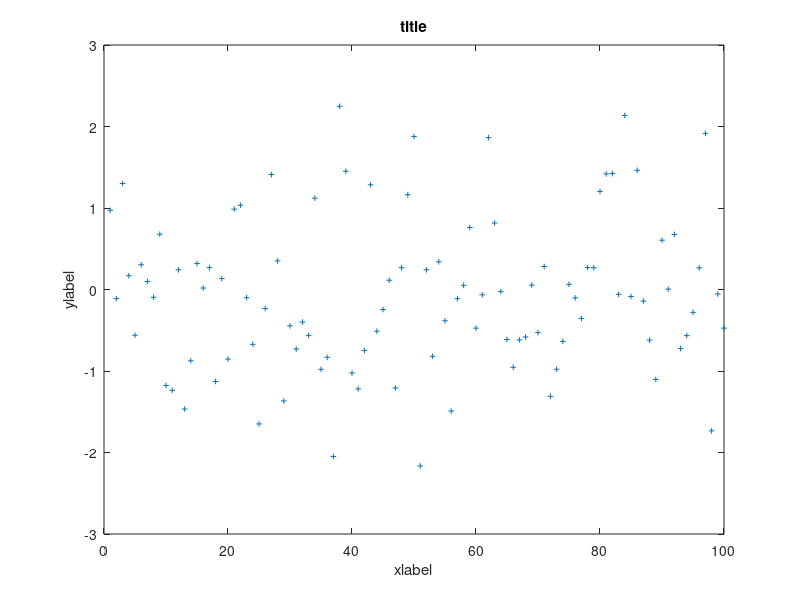

Source code (MATLAB): (Note: this script raises an error after producing the figure.)
% Usage:
%       htext = bordertext( 'Position', 'YourText');
%       htext = bordertext( 'Position', 'YourText', '[FormatString]' );
%       htext = bordertext( 'Position', 'YourText', 'Prop1', Value1, 'Prop2', Value2, ... );
%
%       run 'bordertext' without arguments to see an example.
%   
% Position:
%                'topleft'           'top'          'topright'
%       'lefttop'|-------------------------------------------|'righttop'
%                |                                           |
%          'left'|                  'center'                 |'right'
%                |                                           |
%    'leftbottom'|-------------------------------------------|'rightbottom'
%                'bottomleft'       'bottom'     'bottomright'
% 
%       This 'Position'-string can be prefixed with 'inner' or 'figure'.
%       e.g: 'innertopleft' or 'figurebottomright'
%
%       'Position' can also be an [ X Y ]-position wrt the current axis.
%
% Text:
%   Your own string:    'Hello world'
%   or with more lines: 'Hello World\nNice weather\nisn''t it?'
%   or with more lines: {'Hello World','Nice weather','isn''t it?'}
%
% FormatString:
%   FontSize:           [%f] (any positive floatingpoint value)
%   FontAttributes:      [B]  [I]  [L]  [T] (Bold, Italic, Latex, Tex)
%   FontColors:          [w]  [k]  [r]  [g]  [b]  [c]  [m]  [y]
%   FontColors:         [fw] [fk] [fr] [fg] [fb] [fc] [fm] [fy]
%   BackgroundColors:   [bw] [bk] [br] [bg] [bb] [bc] [bm] [by]
%   EdgeColors:         [ew] [ek] [er] [eg] [eb] [ec] [em] [ey]
%   TextRotation:       [R%f] (any floatingpoint value)    
%   HorizontalAlignment:[Hl] [Hc] [Hr]  (normally you don't need these)
%   VerticalAlignment:  [Vb] [Vm] [Vt]  (normally you don't need these)
%
%   Examples:
%     bordertext( 'innertopleft', '1^r^s^t line\n2^n^d line', '[B][I][T][fr][bg][ek][14][R10]' );
%     bordertext( 'innertopleft', '1^r^s^t line\n2^n^d line', 'B I T fr bg ek 14 R10' );
%
% Example with matlab syntax:
%   bordertext( 'innertopleft', {'1^r^s^t line','2^n^d line'}, ...
%     'FontWeight', 'Bold', 'FontAngle', 'Italic', 'Interpret', 'Tex', ...
%     'Color', 'r', 'BackgroundColor', 'g', 'EdgeColor', [0 0 0], ...
%     'FontSize', 14, 'Rotation', 10 );
%      
% To remove a bordertext-string from the figure:
%   bordertext( 'Position', '' );   example: bordertext( 'innertopleft', '' );
%
% Last release:
% V 2.06  10-09-2013  Support syntax: bordertext( 'top', 'hello', 'Color', [1 0 0], 'FontSize', 20 );
%
% Author:   Jan G. de Wilde     email: jan.dewilde@nl.thalesgroup.com
%           Thales Nederland B.V.

% V 1.00  22-09-2006  First release.
% V 2.00  01-04-2013  Text stays on axis, also while zooming, panning or resizing.
% V 2.01  04-04-2013  Fix for reverse X- and Y-axes.
% V 2.02  05-04-2013  Some bugfixes.
% V 2.03  10-04-2013  More flexible in interpreting 'FormatString'.
% V 2.04  12-04-2013  Now able to handle linked-axes.
% V 2.05  16-04-2013  Make '[ X Y ]'-text invisible outside axis.
% V 2.06  10-09-2013  Support matlab syntax: bordertext( 'top', 'hello', 'Color', [1 0 0], 'FontSize', 20 );
%                     text.Margin = eps; coloured background looks nicer.

%function h = bordertext( pos, txt, FormatString )
%function h = bordertext( pos, txt, 'Property1', Value1, 'Property2', Value2, ... )
function h = bordertext( varargin )
VERSION = 'V 2.06  10-09-2013';

if nargin == 0, % Help, Test and Debug mode
    doc bordertext
    
    figure(999);	clf('reset');
    plot( randn(1,100), '+', 'MarkerSize', 4 );	axis([ 0 100 -3 3 ]);   pan on;
%     set(gca,'XDir','reverse');   set(gca,'YDir','reverse');
%     imagesc(rand(25),[-1 1]); colormap(gray); axis auto tight square
    title('title');   xlabel('xlabel');   ylabel('ylabel');

    bordertext('topleft','topleft');
    bordertext('top','top');
    bordertext('topright','topright');
    bordertext('righttop','righttop');
    bordertext('right','right');
    bordertext('rightbottom','rightbottom');
    bordertext('bottomright','bottomright');
    bordertext('bottom','bottom');
    bordertext('bottomleft','bottomleft');
    bordertext('leftbottom','leftbottom');
    bordertext('left','left');
    bordertext('lefttop','lefttop');
    bordertext('center','center');
    
    bordertext('innertopleft','innertopleft');
    bordertext('innertop','innertop');
    bordertext('innertopright','innertopright');
    bordertext('innerrighttop','innerrighttop');
    bordertext('innerright','innerright');
    bordertext('innerrightbottom','innerrightbottom');
    bordertext('innerbottomright','innerbottomright');
    bordertext('innerbottom','innerbottom');
    bordertext('innerbottomleft','innerbottomleft');
    bordertext('innerleftbottom','innerleftbottom');
    bordertext('innerleft','innerleft');
    bordertext('innerlefttop','innerlefttop');
    
    bordertext('figuretopleft','figuretopleft');
    bordertext('figuretop','figuretop');
    bordertext('figuretopright','figuretopright');
    bordertext('figurerighttop','figurerighttop');
    bordertext('figureright','figureright');
    bordertext('figurerightbottom','figurerightbottom');
    bordertext('figurebottomright','figurebottomright');
    bordertext('figurebottom','figurebottom');
    bordertext('figurebottomleft','figurebottomleft');
    bordertext('figureleftbottom','figureleftbottom');
    bordertext('figureleft','figureleft');
    bordertext('figurelefttop','figurelefttop');
    bordertext('figurecenter','figurecenter');
    
    bordertext([50  2.0],'h = bordertext( ''Position'', ''Text'' [,''FormatString'' ])','[r][13][Hc]');
    bordertext([50  1.5],'h = bordertext( ''Position'', ''Text'' [,''Property1'', Value1, ... ])','[r][13][Hc]');
    bordertext([50 -2.0], VERSION,'[m][13][Hc]');

    return
end

ax      = axis;
curr_ax = gca;
fnr     = gcf;
Xrev    = strcmp( get( curr_ax, 'XDir' ), 'reverse' );   % V 2.01
Yrev    = strcmp( get( curr_ax, 'YDir' ), 'reverse' );

% Parse inputs
if nargin >= 1, pos         = varargin{1};  end
if nargin >= 2, txt         = varargin{2};  end
if nargin == 3, FormatStr   = varargin{3};  end
if nargin >= 4, 
    for ind = 3 : 2 : length( varargin ) - 1,
        FormatStr.(varargin{ind}) = varargin{ind+1};
    end
end

% This is the CallBack-function while zooming, panning or resizing
if nargin == 1, 
    if strcmp( pos, 'callback' ),    
        % from GetLinkedAxes() ...
        tmp = getappdata( curr_ax );    % V 2.04
        if isfield( tmp, 'graphics_linkaxes' ),
            Targets = get( tmp.graphics_linkaxes, 'Targets' );
            
            linked_axes = NaN( 1, length( Targets ) );
            for iTargets = 1 : length( Targets ),
                tmpChildren             = get( Targets( iTargets ), 'Children' );
                linked_axes( iTargets ) = get( tmpChildren(1), 'Parent' );
            end
        else
            linked_axes = curr_ax;
        end

        for curr_ax = linked_axes,    % V 2.04
            UserData    = get( curr_ax, 'UserData' );
            if ~isfield( UserData, 'BordertextHandles' ),   return;   end
            
            bt_handles  = UserData.BordertextHandles;
            if isfield( bt_handles, 'userdefined' ),    % V 2.05
                for htxt = UserData.BordertextHandles.userdefined,
                    if ishandle( htxt )
                        pos = get( htxt, 'Position' );
                        if pos(1) < ax(1) || pos(1) > ax(2) || ...
                           pos(2) < ax(3) || pos(2) > ax(4),
                            set( htxt, 'Visible', 'off' );
                        else
                            set( htxt, 'Visible', 'on' );
                        end
                    end
                end
            end
            
            AllFields = fieldnames( bt_handles );
            for iflds = 1 : length( AllFields ),
                FieldName = AllFields( iflds ); FieldName = FieldName{1};
                th = UserData.BordertextHandles.( FieldName );
                if ~ishandle( th ),   continue;   end
                
                if strncmpi( FieldName, 'inner', 5 ),
                    FieldName = FieldName( 6 : end );
                end
                
                Xnew = NaN;   Ynew = NaN;   Znew = 0;
                switch FieldName,
                    case 'topleft',     Xnew = ax(1+Xrev);          Ynew = ax(4-Yrev);
                    case 'top',         Xnew = (ax(1)+ax(2))/2;     Ynew = ax(4-Yrev);
                    case 'topright',    Xnew = ax(2-Xrev);          Ynew = ax(4-Yrev);
                    case 'righttop',    Xnew = ax(2-Xrev);          Ynew = ax(4-Yrev);
                    case 'right',       Xnew = ax(2-Xrev);          Ynew = (ax(3)+ax(4))/2;
                    case 'rightbottom', Xnew = ax(2-Xrev);          Ynew = ax(3+Yrev);
                    case 'bottomright', Xnew = ax(2-Xrev);          Ynew = ax(3+Yrev);
                    case 'bottom',      Xnew = (ax(1)+ax(2))/2;     Ynew = ax(3+Yrev);
                    case 'bottomleft',  Xnew = ax(1+Xrev);          Ynew = ax(3+Yrev);
                    case 'leftbottom',  Xnew = ax(1+Xrev);          Ynew = ax(3+Yrev);
                    case 'left',        Xnew = ax(1+Xrev);          Ynew = (ax(3)+ax(4))/2;
                    case 'lefttop',     Xnew = ax(1+Xrev);          Ynew = ax(4-Yrev);
                    case 'center',      Xnew = (ax(1)+ax(2))/2;     Ynew = (ax(3)+ax(4))/2;
                    otherwise,          % skip
                end
                if ~isnan( Xnew ),   set( th, 'Position', [ Xnew Ynew Znew ] );   end
            end
        end
    else
        fprintf('Usage: htext = bordertext( ''Position'', ''YourText'', ''[FormatString]'' );\n');
        fprintf('Usage: htext = bordertext( ''Position'', ''YourText'', FormatStruct );\n');
        fprintf('Usage: htext = bordertext( ''Position'', ''YourText'', ''Propery1'', Value1, ... );\n');
        error('Too few arguments.');
    end
    
    return
end

if nargin == 2,   FormatStr = [];   end

% Make once in each figure an invisisible axes for text on 'figure'-level.
UserData = get( fnr, 'UserData' );
if ~isfield( UserData, 'BordertextHandles' ) || ~ishandle( UserData.BordertextHandles ),
    UserData.BordertextHandles.h_axes = axes( 'Unit', 'Normalized', ...
        'Position', [0 0 1 1], 'Visible', 'off', 'Nextplot', 'add', 'Hittest','off');
    set( fnr, 'UserData', UserData, 'CurrentAxes', curr_ax );
end
h_axes = UserData.BordertextHandles.h_axes;

if ~ischar( pos ),
   UserPos = pos;   pos = 'userdefined';
end

%% Interpret/decode the FormatStruct / FormatString
if ~isempty( FormatStr )  &&  ~isstruct( FormatStr ),
    FormatString = FormatStr;   FormatStr = [];   % V 2.06
    FormatString( FormatString == '[' ) = ' ';
    FormatString( FormatString == ']' ) = ' ';
    
    SpacePos = find( FormatString == ' ' );
    SpacePos = [ 0 SpacePos length(FormatString)+1 ];
    
    for i = 1 : length( SpacePos ) - 1,        
        cmd = FormatString( SpacePos(i)+1 : SpacePos(i+1)-1 ) ;
        cmd( isspace( cmd ) ) = '';
        if isempty( cmd ), 	 continue;   end

        switch cmd,            
            case 'B',   FormatStr.FontWeight    = 'Bold';   % Bold
            case 'I',   FormatStr.FontAngle     = 'Italic'; % Italic
            case 'L',   FormatStr.Interpreter   = 'Latex';  % Latex interpreter
            case 'T',   FormatStr.Interpreter   = 'Tex';    % Tex interpreter
                
            case {'w','k','r','g','b','c','m','y'},         % FontColors
                FormatStr.Color = cmd;

            case {'fw','fk','fr','fg','fb','fc','fm','fy'},	% FontColors
                FormatStr.Color = cmd(2);
                
            case {'bw','bk','br','bg','bb','bc','bm','by'},	% BackgroundColors
                FormatStr.BackgroundColor = cmd(2);   
                
            case {'ew','ek','er','eg','eb','ec','em','ey'}, % EdgeColors
                FormatStr.EdgeColor = cmd(2);     
                
            case 'Hl',	FormatStr.HorizontalAlignment = 'left';       % Alignments
            case 'Hc',  FormatStr.HorizontalAlignment = 'center';
            case 'Hr',  FormatStr.HorizontalAlignment = 'right';
                
            case 'Vb',  FormatStr.VerticalAlignment  = 'bottom';
            case 'Vm',  FormatStr.VerticalAlignment  = 'middle';
            case 'Vt',  FormatStr.VerticalAlignment  = 'top';
                
            otherwise,
                if cmd(1) == 'R',               % Rotation
                    FormatStr.Rotation   = str2double( cmd( 2 : end ) );
                    continue;
                end
                
                tmp = abs( str2double( cmd ) ); % FontSize
                if isnan( tmp ),
                    fprintf('%s :: Unrecognized substring: ''%s''\n', ...
                        mfilename, cmd );
                else
                    FormatStr.FontSize = tmp;
                end
        end
    end
end

% Coordinates in HiddenAxis
if strncmpi( pos, 'figure', 6 ),
    set( fnr, 'CurrentAxes', h_axes );
    xpos_left = 0.0;    xpos_middle = 0.5;    xpos_right  = 1.0;
    ypos_top  = 1.0;    ypos_middle = 0.5;    ypos_bottom = 0.0;
end

% Handle multi-line
if ~iscell( txt ),
    ind = strfind( txt, '\n' );
    if isempty( ind ),
        txt = [ ' ' txt ' ' ];
    else
        str = [];
        ind = [ -1 ind length(txt)+1 ];
        for i = 2 : length( ind ),
            str{i-1} = txt(ind(i-1)+2:ind(i)-1); %#ok<AGROW>
        end
        txt = str;   clear str;
    end
end

% Translate 'pos' to [X Y]-coordinates
switch lower( pos ),
    case 'topleft',
        h = text( ax(1+Xrev), ax(4-Yrev), txt );
        set( h, 'Horizontal', 'left', 'Vertical', 'bottom', 'Rotation', 0 );
        
    case 'top',
        h = text( (ax(1)+ax(2))/2, ax(4-Yrev), txt );
        set( h, 'Horizontal', 'center', 'Vertical', 'bottom', 'Rotation', 0 );
        
    case 'topright',
        h = text( ax(2-Xrev), ax(4-Yrev), txt );
        set( h, 'Horizontal', 'right', 'Vertical', 'bottom', 'Rotation', 0 );
        
    case 'righttop',
        h = text( ax(2-Xrev), ax(4-Yrev), txt );
        set( h, 'Horizontal', 'right', 'Vertical', 'top', 'Rotation', 90 );
        
    case 'right',
        h = text( ax(2-Xrev), (ax(3)+ax(4))/2, txt );
        set( h, 'Horizontal', 'center', 'Vertical', 'top', 'Rotation', 90 );
        
    case 'rightbottom',
        h = text( ax(2-Xrev), ax(3+Yrev), txt );
        set( h, 'Horizontal', 'left', 'Vertical', 'top', 'Rotation', 90 );
        
    case 'bottomright',
        h = text( ax(2-Xrev), ax(3+Yrev), txt );
        set( h, 'Horizontal', 'right', 'Vertical', 'top', 'Rotation', 0 );
        
    case 'bottom',
        h	= text( (ax(1)+ax(2))/2, ax(3+Yrev), txt );
        set( h, 'Horizontal', 'center', 'Vertical', 'top', 'Rotation', 0 );
        
    case 'bottomleft',
        h = text( ax(1+Xrev), ax(3+Yrev), txt );
        set( h, 'Horizontal', 'left', 'Vertical', 'top', 'Rotation', 0 );
        
    case 'leftbottom',
        h = text( ax(1+Xrev), ax(3+Yrev), txt );
        set( h, 'Horizontal', 'left', 'Vertical', 'bottom', 'Rotation', 90 );
        
    case 'left',
        h = text( ax(1+Xrev), (ax(3)+ax(4))/2, txt );
        set( h, 'Horizontal', 'center', 'Vertical', 'bottom', 'Rotation', 90 );
        
    case 'lefttop',
        h = text( ax(1+Xrev), ax(4-Yrev), txt );
        set( h, 'Horizontal', 'right', 'Vertical', 'bottom', 'Rotation', 90 );
        
    case 'center',
        h = text( (ax(1)+ax(2))/2, (ax(3)+ax(4))/2, txt );
        set( h, 'Horizontal', 'center', 'Vertical', 'middle', 'Rotation', 0 );
        
    case 'innertopleft',
        h = text( ax(1+Xrev), ax(4-Yrev), txt );
        set( h, 'Horizontal', 'left', 'Vertical', 'top', 'Rotation', 0 );
        
    case 'innertop',
        h = text( (ax(1)+ax(2))/2, ax(4-Yrev), txt );
        set( h, 'Horizontal', 'center', 'Vertical', 'top', 'Rotation', 0 );
        
    case 'innertopright',
        h = text( ax(2-Xrev), ax(4-Yrev), txt );
        set( h, 'Horizontal', 'right', 'Vertical', 'top', 'Rotation', 0 );
        
    case 'innerrighttop',
        h = text( ax(2-Xrev), ax(4-Yrev), txt );
        set( h, 'Horizontal', 'right', 'Vertical', 'bottom', 'Rotation', 90 );
        
    case 'innerright',
        h = text( ax(2-Xrev), (ax(3)+ax(4))/2, txt );
        set( h, 'Horizontal', 'center', 'Vertical', 'bottom', 'Rotation', 90 );
        
    case 'innerrightbottom',
        h = text( ax(2-Xrev), ax(3+Yrev), txt );
        set( h, 'Horizontal', 'left', 'Vertical', 'bottom', 'Rotation', 90 );
        
    case 'innerbottomright',
        h = text( ax(2-Xrev), ax(3+Yrev), txt );
        set( h, 'Horizontal', 'right', 'Vertical', 'bottom', 'Rotation', 0 );
        
    case 'innerbottom',
        h = text( (ax(1)+ax(2))/2, ax(3+Yrev), txt );
        set( h, 'Horizontal', 'center', 'Vertical', 'bottom', 'Rotation', 0 );
        
    case 'innerbottomleft',
        h = text( ax(1+Xrev), ax(3+Yrev), txt );
        set( h, 'Horizontal', 'left', 'Vertical', 'bottom', 'Rotation', 0 );
        
    case 'innerleftbottom',
        h = text( ax(1+Xrev), ax(3+Yrev), txt );
        set( h, 'Horizontal', 'left', 'Vertical', 'top', 'Rotation', 90 );
        
    case 'innerleft',
        h = text( ax(1+Xrev), (ax(3)+ax(4))/2, txt );
        set( h, 'Horizontal', 'center', 'Vertical', 'top', 'Rotation', 90 );
        
    case 'innerlefttop',
        h = text( ax(1+Xrev), ax(4-Yrev), txt );
        set( h, 'Horizontal', 'right', 'Vertical', 'top', 'Rotation', 90 );

    case 'figuretopleft',
        h = text( xpos_left, ypos_top, txt );
        set( h, 'Horizontal', 'left', 'Vertical', 'top', 'Rotation', 0 );
        
    case 'figuretop',
        h = text( xpos_middle, ypos_top, ax(4), txt );
        set( h, 'Horizontal', 'center', 'Vertical', 'top', 'Rotation', 0 );
        
    case 'figuretopright',
        h = text( xpos_right, ypos_top, txt );
        set( h, 'Horizontal', 'right', 'Vertical', 'top', 'Rotation', 0 );
        
    case 'figurerighttop',
        h = text( xpos_right, ypos_top, [ txt ' ' ] );
        set( h, 'Horizontal', 'right', 'Vertical', 'bottom', 'Rotation', 90 );
        
    case 'figureright',
        h = text( xpos_right, ypos_middle, txt );
        set( h, 'Horizontal', 'center', 'Vertical', 'bottom', 'Rotation', 90 );
        
    case 'figurerightbottom',
        h = text( xpos_right, ypos_bottom, txt );
        set( h, 'Horizontal', 'left', 'Vertical', 'bottom', 'Rotation', 90 );
        
    case 'figurebottomright',
        h = text( xpos_right, ypos_bottom, txt );
        set( h, 'Horizontal', 'right', 'Vertical', 'bottom', 'Rotation', 0 );
        
    case 'figurebottom',
        h = text( xpos_middle, ypos_bottom, txt );
        set( h, 'Horizontal', 'center', 'Vertical', 'bottom', 'Rotation', 0 );
        
    case 'figurebottomleft',
        h = text( xpos_left, ypos_bottom, txt );
        set( h, 'Horizontal', 'left', 'Vertical', 'bottom', 'Rotation', 0 );
        
    case 'figureleftbottom',
        h = text( xpos_left, ypos_bottom, txt );
        set( h, 'Horizontal', 'left', 'Vertical', 'top', 'Rotation', 90 );
        
    case 'figureleft',
        h = text( xpos_left, ypos_middle, txt );
        set( h, 'Horizontal', 'center', 'Vertical', 'top', 'Rotation', 90 );
        
    case 'figurelefttop',
        h = text( xpos_left, ypos_top, [ txt ' ' ] );
        set( h, 'Horizontal', 'right', 'Vertical', 'top', 'Rotation', 90 );
        
    case 'figurecenter',
        h = text( xpos_middle, ypos_middle, txt );
        set( h, 'Horizontal', 'center', 'Vertical', 'middle', 'Rotation', 0 );
        
    case 'userdefined',
        h = text( UserPos(1), UserPos(end), txt );
        
    otherwise,
        fprintf('%s :: Unrecognized ''Position'': ''%s''\n', ...
                        mfilename, pos );
        clear h;   return;
end

% Set Text-Properties
if ~isfield( FormatStr, 'FontSize' ),
    if strncmpi( pos, 'figure', 6 ),    FormatStr.FontSize  = 12;
    else                                FormatStr.FontSize  =  8;
    end
end
if ~isfield( FormatStr, 'Margin' ),     FormatStr.Margin    = eps;   end
for fn = fieldnames( FormatStr )',
    set( h, char(fn), FormatStr.(char(fn)) );
end

set( fnr, 'CurrentAxes', curr_ax );     % Set scope to current axis

% Store handles in the figure of in the subplot(axis)
if strcmpi( pos, 'userdefined' ),
    UserData = get( curr_ax, 'UserData' );    % V 2.05
    if isfield( UserData, 'BordertextHandles' ),
        if ~isfield( UserData.BordertextHandles, 'userdefined' ),
            UserData.BordertextHandles.userdefined          = h;
            UserData.BordertextHandles.userdefined_xspan    = abs( ax(2) - ax(1) );
            UserData.BordertextHandles.userdefined_yspan    = abs( ax(4) - ax(3) );
            UserData.BordertextHandles.userdefined_fsize    = FormatStr.FontSize;
        else
            UserData.BordertextHandles.userdefined( length( UserData.BordertextHandles.userdefined ) + 1 ) = h;
        end
    else
        UserData.BordertextHandles.userdefined = h;
    end
    set( curr_ax, 'UserData', UserData );
else
    if strncmpi( pos, 'figure', 6 ),    h_curr = fnr;
    else                                h_curr = curr_ax;
    end
    UserData = get( h_curr, 'UserData' );
    if isfield( UserData, 'BordertextHandles' ),
        if isfield( UserData.BordertextHandles, pos ),
            if ishandle( UserData.BordertextHandles.(pos) ),
                delete( UserData.BordertextHandles.(pos) );
            end
            UserData.BordertextHandles = rmfield( UserData.BordertextHandles, pos );
        end
    end
    UserData.BordertextHandles.(pos) = h;
    set( h_curr, 'UserData', UserData );
end

% Set Callback functions for zooming and panning
set( zoom( fnr ), 'actionpostcallback',     'bordertext(''callback'')' );
set( pan(  fnr ), 'actionpostcallback',     'bordertext(''callback'')' );
set(       fnr,   'WindowButtonMotionFcn',  'bordertext(''callback'')' );
set(       fnr,   'ResizeFcn',              'bordertext(''callback'')' );

if nargout == 0;   clear h;   end

return